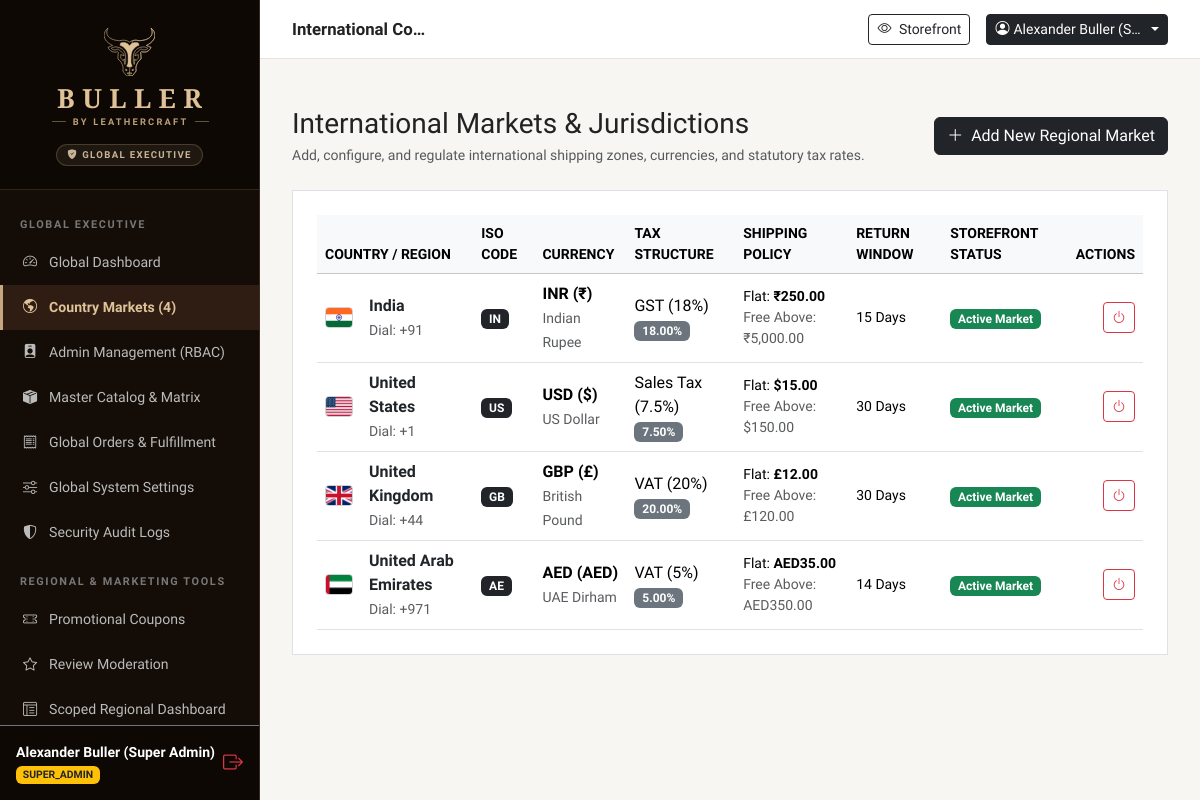
Page /superadmin/countries (signed in) on the committed database.
### tables this page shows
CREATE TABLE `countries` (
    `id` INT AUTO_INCREMENT PRIMARY KEY,
    `code` VARCHAR(5) NOT NULL UNIQUE,           
    `name` VARCHAR(100) NOT NULL,
    `currency_code` VARCHAR(10) NOT NULL,        
    `currency_symbol` VARCHAR(10) NOT NULL,      
    `currency_name` VARCHAR(50) NOT NULL,        
    `exchange_rate_to_usd` DECIMAL(12, 6) NOT NULL DEFAULT 1.000000,
    `tax_rate_percent` DECIMAL(5, 2) NOT NULL DEFAULT 0.00,
    `tax_name` VARCHAR(50) NOT NULL DEFAULT 'VAT / Sales Tax',
    `flat_shipping_rate` DECIMAL(10, 2) NOT NULL DEFAULT 0.00,
    `free_shipping_threshold` DECIMAL(10, 2) NOT NULL DEFAULT 0.00,
    `return_window_days` INT NOT NULL DEFAULT 30,
    `phone_code` VARCHAR(10) NOT NULL DEFAULT '+1',
    `flag_icon` VARCHAR(10) NOT NULL DEFAULT '🌐',
    `is_active` TINYINT(1) NOT NULL DEFAULT 1,
    `created_at` TIMESTAMP DEFAULT CURRENT_TIMESTAMP,
    `updated_at` TIMESTAMP DEFAULT CURRENT_TIMESTAMP ON UPDATE CURRENT_TIMESTAMP,
    INDEX `idx_country_code` (`code`),
    INDEX `idx_country_active` (`is_active`)
);

### app/core/MarketContext.php (called while the page is built, shortened)
<?php
class MarketContext {
    private static ?array $activeCountry = null;
    public static function init(): array {
        $db = Database::getConnection();
        $selectedCode = $_SESSION['buller_market_code'] ?? null;
        if ($selectedCode) {
            $stmt = $db->prepare("SELECT * FROM countries WHERE code = ? AND is_active = 1 LIMIT 1");
            $stmt->execute([strtoupper(trim($selectedCode))]);
            $country = $stmt->fetch();
            if ($country) {
                self::$activeCountry = $country;
                return self::$activeCountry;
            }
        }
        return self::$activeCountry;
    }
}

### app/core/Auth.php (called while the page is built, shortened)
<?php
class Auth {
    public static function isLoggedIn(): bool {
        return isset($_SESSION['user_id']) && !empty($_SESSION['user_id']);
    }
    public static function isSuperAdmin(): bool {
        return self::isLoggedIn() && ($_SESSION['user_role'] === 'super_admin');
    }
    public static function isCountryLocked(): bool {
        return self::isLoggedIn() && !self::isSuperAdmin();
    }
}

### app/views/superadmin/countries.php (the view, shortened to what this page needs)
<?php
require __DIR__ . '/../layouts/admin_header.php';
?>
<div class="container-fluid p-0">
    <div class="d-flex justify-content-between align-items-center mb-4">
        <div>
            <h1 class="h3 font-serif mb-1" style="color: var(--color-espresso-deep);">International Markets & Jurisdictions</h1>
            <p class="text-muted small mb-0">Add, configure, and regulate international shipping zones, currencies, and statutory tax rates.</p>
        </div>
        <button type="button" class="btn btn-dark" data-bs-toggle="modal" data-bs-target="#addCountryModal">
            <i class="bi bi-plus-lg me-1"></i> Add New Regional Market
        </button>
    </div>
    <div class="bg-white border p-4 shadow-soft" style="border-color: var(--admin-card-border);">
        <div class="table-responsive">
            <table class="table table-hover align-middle mb-0">
                <thead class="table-light small text-uppercase">
                    <tr>
                        <th>Country / Region</th>
                        <th>ISO Code</th>
                        <th>Currency</th>
                        <th>Tax Structure</th>
                        <th>Shipping Policy</th>
                        <th>Return Window</th>
                        <th>Storefront Status</th>
                        <th class="text-end">Actions</th>
                    </tr>
                </thead>
                <tbody>
                    <?php foreach ($countries as $c): ?>
                        <tr>
                            <td>
                                <div class="d-flex align-items-center gap-3">
                                    <?= country_flag($c['code'], $c['name'], 28) ?>
                                    <div>
                                        <strong class="d-block text-dark"><?= e($c['name']) ?></strong>
                                        <small class="text-muted">Dial: <?= e($c['phone_code']) ?></small>
                                    </div>
                                </div>
                            </td>
                            <td>
                                <span class="badge bg-dark"><?= e($c['code']) ?></span>
                            </td>
                            <td>
                                <div><strong><?= e($c['currency_code']) ?> (<?= e($c['currency_symbol']) ?>)</strong></div>
                                <small class="text-muted"><?= e($c['currency_name']) ?></small>
                            </td>
                            <td>
                                <div><?= e($c['tax_name']) ?></div>
                                <span class="badge bg-secondary"><?= $c['tax_rate_percent'] ?>%</span>
                            </td>
                            <td>
                                <div class="small">Flat: <strong><?= e($c['currency_symbol']) . number_format($c['flat_shipping_rate'], 2) ?></strong></div>
                                <div class="small text-muted">Free Above: <?= e($c['currency_symbol']) . number_format($c['free_shipping_threshold'], 2) ?></div>
                            </td>
                            <td class="small">
                                <?= (int)$c['return_window_days'] ?> Days
                            </td>
                            <td>
                                <?php if ($c['is_active']): ?>
                                    <span class="badge bg-success">Active Market</span>
                                <?php else: ?>
                                    <span class="badge bg-secondary">Deactivated</span>
                                <?php endif; ?>
                            </td>
                            <td class="text-end">
                                <form action="<?= url('superadmin/countries/toggle') ?>" method="POST" class="d-inline">
                                    <button type="submit" class="btn btn-sm btn-outline-<?= $c['is_active'] ? 'danger' : 'success' ?>" title="<?= $c['is_active'] ? 'Deactivate Market' : 'Activate Market' ?>">
                                        <i class="bi bi-power"></i>
                                    </button>
                                </form>
                            </td>
                        </tr>
                    <?php endforeach; ?>
                </tbody>
            </table>
        </div>
    </div>
</div>
<?php require __DIR__ . '/../layouts/admin_footer.php'; ?>

### app/core/Helpers.php (shortened to what this page needs)
<?php
if (!function_exists('asset')) {
    function asset(string $path): string {
        return rtrim(BASE_URL, '/') . '/' . ltrim($path, '/');
    }
}
if (!function_exists('url')) {
    function url(string $path = ''): string {
        return rtrim(BASE_URL, '/') . '/' . ltrim($path, '/');
    }
}
if (!function_exists('e')) {
    function e(?string $string): string {
        return htmlspecialchars((string)$string, ENT_QUOTES, 'UTF-8');
    }
}
if (!function_exists('country_flag')) {
    function country_flag(?string $code, string $name = '', int $width = 24, string $class = ''): string {
        $cleanCode = strtolower(trim((string)$code));
        $localPath = 'assets/images/flags/' . $cleanCode . '.png';
        $fullFsPath = dirname(__DIR__, 2) . '/' . $localPath;
        if (file_exists($fullFsPath)) {
            $src = asset($localPath);
        } else {
            $src = "https://flagcdn.com/w40/{$cleanCode}.png";
        }
        $height = round($width * 0.75);
        $escapedName = htmlspecialchars($name ?: strtoupper($cleanCode), ENT_QUOTES, 'UTF-8');
        return '<img src="' . $src . '" alt="' . $escapedName . '" width="' . $width . '" height="' . $height . '" class="rounded-1 align-middle ' . $class . '" style="object-fit: cover; border: 1px solid rgba(0,0,0,0.18); display: inline-block; vertical-align: middle;">';
    }
}

### assets/css/admin-theme.css (style rules this page uses)
:root { --admin-sidebar-bg: #140d07; --admin-sidebar-hover: #23160e; --admin-sidebar-active: #2f1d13; --admin-gold: #c5a880; --admin-gold-light: #dfc298; --admin-bg: #f8f6f2; --admin-card-border: #e9e4db; --admin-text: #222222; }
html { overflow-x: hidden; max-width: 100vw; width: 100%; }
body.admin-body { background-color: var(--admin-bg); color: var(--admin-text); font-family: 'Plus Jakarta Sans', system-ui, -apple-system, sans-serif; overflow-x: hidden; max-width: 100vw; width: 100%; }
.table td, .table th, .kpi-card small, .badge, .order-num, .currency-amount { font-variant-numeric: tabular-nums lining-nums; }

### rows in the picture
countries: shows a picture, name "India", phone_code "+91", code "IN", currency_code "INR", currency_symbol "₹", currency_name "Indian Rupee", tax_name "GST (18%)", tax_rate_percent "18.00", flat_shipping_rate "250.00", free_shipping_threshold "5,000.00", return_window_days "15", is_active "Active Market"
countries: shows a picture, name "United States", phone_code "+1", code "US", currency_code "USD", currency_symbol "$", currency_name "US Dollar", tax_name "Sales Tax (7.5%)", tax_rate_percent "7.50", flat_shipping_rate "15.00", free_shipping_threshold "150.00", return_window_days "30", is_active "Active Market"
countries: shows a picture, name "United Kingdom", phone_code "+44", code "GB", currency_code "GBP", currency_symbol "£", currency_name "British Pound", tax_name "VAT (20%)", tax_rate_percent "20.00", flat_shipping_rate "12.00", free_shipping_threshold "120.00", return_window_days "30", is_active "Active Market"
countries: shows a picture, name "United Arab Emirates", phone_code "+971", code "AE", currency_code "AED", currency_symbol "AED", currency_name "UAE Dirham", tax_name "VAT (5%)", tax_rate_percent "5.00", flat_shipping_rate "35.00", free_shipping_threshold "350.00", return_window_days "14", is_active "Active Market"

### other values in the picture
$totalCountriesCount "4"
Auth::user()['name'] "Alexander Buller (Super Admin)"
Auth::user()['role'] "SUPER_ADMIN"
$pageTitle "International Co…"
Auth::user()['name'] "Alexander Buller (S…"
